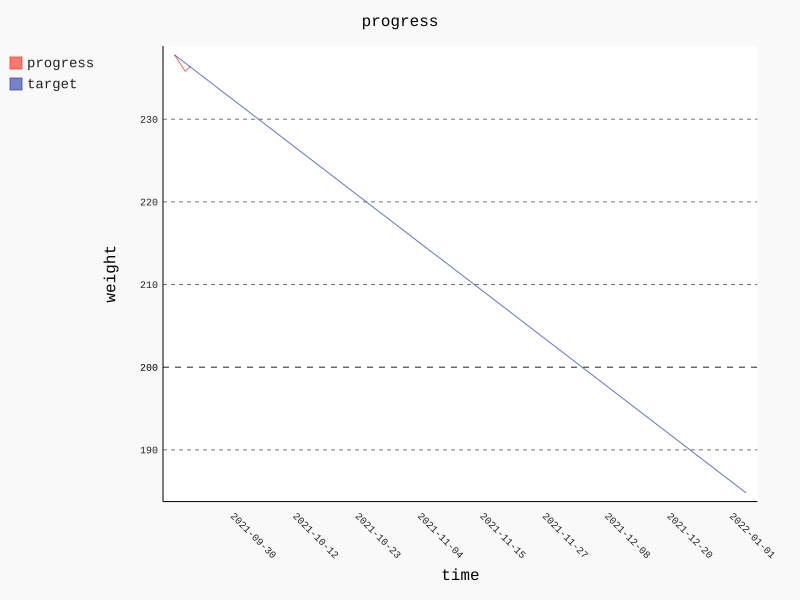

The script that saved this image:
from pathlib import Path
import arrow
import pygal
import shutil
import json
import fire
import math
from dateutil import tz
import sys

TZ = 'US/Eastern'
tz = tz.gettz(TZ)

time_format = 'YYYY-MM-DD-HH-mm-ss'
date_format = 'YYYY-MM-DD'

def get_timestamp():
    return arrow.utcnow().to(TZ).format(time_format)

def get_datestamp():
    return arrow.utcnow().to(TZ).format(date_format)

def date_to_str(date):
    return date.format(date_format)

def str_to_date(string):
    return arrow.get(string).replace(tzinfo=tz)

class Lean:

    def __init__(self):

        script_dir = Path(__file__).absolute().parent
        backup_dir = script_dir / '.bak'
        backup_fn = backup_dir / f'lean-{get_timestamp()}.json'
        self.data_fn = script_dir / 'lean.json'
        
        if not backup_dir.exists():
            backup_dir.mkdir()

        if self.data_fn.exists():
            shutil.copyfile(self.data_fn, backup_fn)
            with self.data_fn.open('r') as fh:
                data = json.load(fh)
                self.load(data)
        else:
            self.samples = []
            self.rate = 1
            self.target = 0

        self.save()

    def load(self, data):

        self.samples = [{ 
            'date' : str_to_date(d['date']),
            'weight' : float(d['weight'])
            } 
            for d in data['samples'] ]
        
        self.rate = float(data['rate'])
        self.target = float(data['target'])

    def save(self):

        samples = [
            { 'date' : date_to_str(d['date']), 'weight' : d['weight'] }
            for d in self.samples ]
        
        data = {
            'samples' : samples,
            'rate' : self.rate,
            'target' : self.target
        }

        with self.data_fn.open('w') as fh:
            json.dump(data, fh, sort_keys=True, indent=4)

    def set_target(self, target, rate):

        target = float(target)
        rate = float(rate)

        print(f'setting target: {target}, rate: {rate}')

        if target < 0 or rate <= 0:
            raise ValueError('target must be >= 0, rate > 0')
        
        self.target = target
        self.rate = rate

        self.save()

    def insert(self, weight, date=None):

        if date is None:
            date = get_datestamp()
           
        # make sure its a valid datetime
        date = str_to_date(date)

        print(f'inserting {weight}lbs on {date}')

        self.samples.append({
            'date' : date,
            'weight' : float(weight)
        })

        self.save()

    def plot(self, target=None, rate=None):

        target = self.target if target is None else target
        rate = self.rate if rate is None else rate

        if len(self.samples) == 0:
            print('no samples to plot')
            sys.exit(1)

        pds = [ s['date'] for s in self.samples ]
        pws = [ s['weight'] for s in self.samples ]
   
        pdsi, pwsi = pds[0], pws[0]

        days = math.ceil((pwsi - target) / rate)

        tws = [(pwsi - k * rate) for k in range(days+1)]
        tds = [pdsi.shift(days=k) for k in range(len(tws))]

        pds = [ d.timestamp() for d in pds ]
        tds = [ d.timestamp() for d in tds ]

        psamples = list(zip(pds, pws))
        tsamples = list(zip(tds, tws))
      
        chart = pygal.DateLine(x_label_rotation=45, show_dots=False)
        chart.add('progress', psamples)
        chart.add('target', tsamples)

        chart.title = 'progress'
        chart.x_title = 'time'
        chart.y_title = 'weight'

        chart.render_to_file('./lean.svg')

if __name__ == '__main__':
    fire.Fire(Lean)


